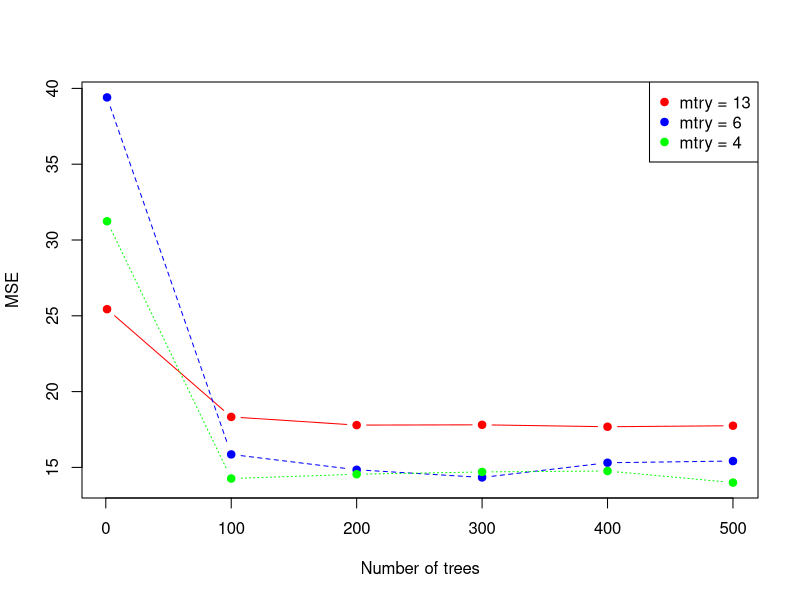

Write R code to recreate this figure.
## ---- chunk 1
require(MASS)
require(randomForest)
## ---- chunk 2
data("Boston")
dim(Boston)  
## ---- chunk 3
set.seed(123)
train_idx <- sample(1:nrow(Boston), 300)
## ---- chunk 4
ntrees <- c(1, 100, 200, 300, 400, 500)
mtry <- c(13, 6, 4)
test.err <- matrix(data = NA, nrow = 3, ncol = 6)
test.err[1,2] <- 2

i<- 1

for(p in mtry)
{
  j <- 1  
  for(trees in ntrees)
  {
    rf.fit <- randomForest(medv ~., data = Boston[train_idx,],
                           ntree = trees,
                           mtry = p)
  
    test.pred <- predict(rf.fit, newdata = Boston[-train_idx,])
  
    test.err[i,j] <- mean((test.pred - Boston$medv[-train_idx])^2)
    j <- j + 1
  }
  i <- i + 1    
}

test.err <- as.data.frame(test.err) 
## ---- chunk 5

test.err.df = t(test.err)

matplot(x = c(1,100,200,300,400,500),
        y = cbind(test.err.df[,1], test.err.df[,2], test.err.df[,3]), 
        pch = 19, col = c("red", "blue", "green"), type = "b", 
        xlab = "Number of trees", ylab = "MSE")
legend("topright", legend = c("mtry = 13", "mtry = 6", "mtry = 4"), pch = 19, col = c("red", "blue", "green"))
